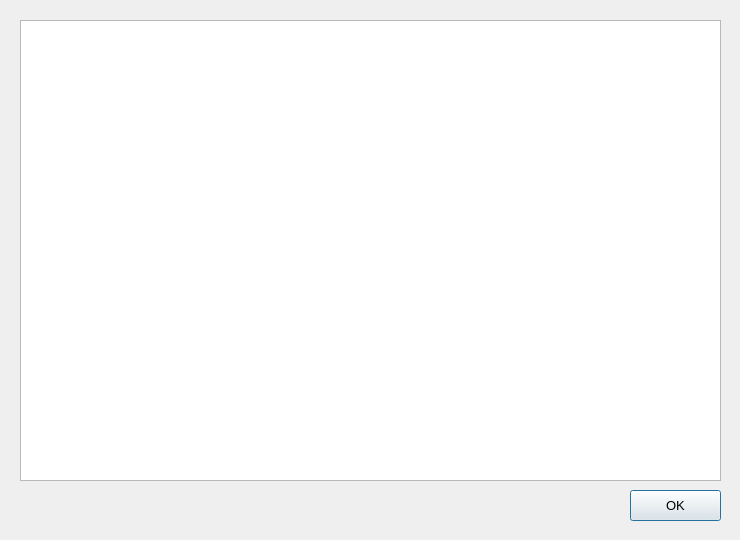
<?xml version="1.0" encoding="UTF-8"?>
<ui version="4.0">
 <class>DataDialog</class>
 <widget class="QDialog" name="DataDialog">
  <property name="geometry">
   <rect>
    <x>0</x>
    <y>0</y>
    <width>740</width>
    <height>540</height>
   </rect>
  </property>
  <property name="windowTitle">
   <string>Dialog</string>
  </property>
  <widget class="QTextEdit" name="data">
   <property name="geometry">
    <rect>
     <x>20</x>
     <y>20</y>
     <width>701</width>
     <height>461</height>
    </rect>
   </property>
  </widget>
  <widget class="QPushButton" name="OKButton">
   <property name="geometry">
    <rect>
     <x>630</x>
     <y>490</y>
     <width>91</width>
     <height>31</height>
    </rect>
   </property>
   <property name="font">
    <font>
     <pointsize>10</pointsize>
    </font>
   </property>
   <property name="text">
    <string>OK</string>
   </property>
  </widget>
 </widget>
 <resources/>
 <connections/>
</ui>
